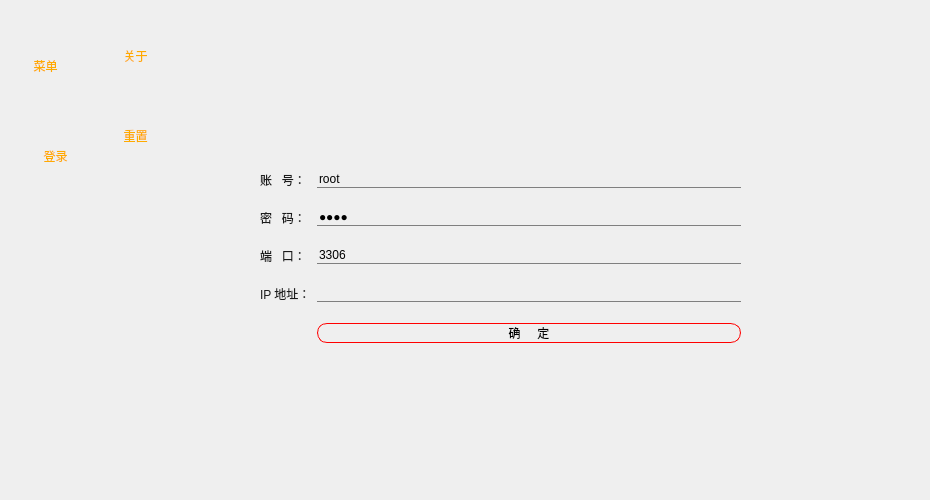
<?xml version="1.0" encoding="UTF-8"?>
<ui version="4.0">
 <class>Form</class>
 <widget class="QWidget" name="Form">
  <property name="enabled">
   <bool>true</bool>
  </property>
  <property name="geometry">
   <rect>
    <x>0</x>
    <y>0</y>
    <width>930</width>
    <height>500</height>
   </rect>
  </property>
  <property name="minimumSize">
   <size>
    <width>930</width>
    <height>500</height>
   </size>
  </property>
  <property name="maximumSize">
   <size>
    <width>928</width>
    <height>498</height>
   </size>
  </property>
  <property name="windowTitle">
   <string>Form</string>
  </property>
  <property name="styleSheet">
   <string notr="true">QWidget#Form{
	
	
	border-image: url(:/con/configs.jpg);
}
</string>
  </property>
  <widget class="QPushButton" name="register_menu_btn">
   <property name="geometry">
    <rect>
     <x>10</x>
     <y>30</y>
     <width>71</width>
     <height>71</height>
    </rect>
   </property>
   <property name="styleSheet">
    <string notr="true">QPushButton{
border-radius:35px;
background-color:transparent;
color:rgb(255, 170, 0);
font: 14pt &quot;隶书&quot;;}
QPushButton:hover{
border-radius:35px;
background-color:rgb(255, 255, 255);
color: rgb(255, 85, 0);
font: 14pt &quot;隶书&quot;;}
QPushButton:pressed{
border-radius:35px;
background-color:rgb(255, 255, 255);
color:rgb(112, 112, 112);
font: 14pt &quot;隶书&quot;;}
QPushButton:checked{
border-radius:35px;
background-color:transparent;
color: rgb(170, 255, 127);
font: 14pt &quot;隶书&quot;;}
</string>
   </property>
   <property name="text">
    <string>菜单</string>
   </property>
   <property name="checkable">
    <bool>true</bool>
   </property>
  </widget>
  <widget class="QPushButton" name="registert_about_btn">
   <property name="geometry">
    <rect>
     <x>100</x>
     <y>20</y>
     <width>71</width>
     <height>71</height>
    </rect>
   </property>
   <property name="styleSheet">
    <string notr="true">QPushButton{
border-radius:35px;
background-color:transparent;
color:rgb(255, 170, 0);
font: 14pt &quot;隶书&quot;;}
QPushButton:hover{
border-radius:35px;
background-color:rgb(255, 255, 255);
color: rgb(255, 85, 0);
font: 14pt &quot;隶书&quot;;}
QPushButton:pressed{
border-radius:35px;
background-color:transparent;
color:rgb(255, 0, 0);
font: 14pt &quot;隶书&quot;;}</string>
   </property>
   <property name="text">
    <string>关于</string>
   </property>
  </widget>
  <widget class="QPushButton" name="register_reset_btn">
   <property name="geometry">
    <rect>
     <x>100</x>
     <y>100</y>
     <width>71</width>
     <height>71</height>
    </rect>
   </property>
   <property name="styleSheet">
    <string notr="true">QPushButton{
border-radius:35px;
background-color:transparent;
color:rgb(255, 170, 0);
font: 14pt &quot;隶书&quot;;}
QPushButton:hover{
border-radius:35px;
background-color:rgb(255, 255, 255);
color: rgb(255, 85, 0);
font: 14pt &quot;隶书&quot;;}
QPushButton:pressed{
border-radius:35px;
background-color:transparent;
color:rgb(255, 0, 0);
font: 14pt &quot;隶书&quot;;}</string>
   </property>
   <property name="text">
    <string>重置</string>
   </property>
  </widget>
  <widget class="QPushButton" name="register_logon_btn">
   <property name="geometry">
    <rect>
     <x>20</x>
     <y>120</y>
     <width>71</width>
     <height>71</height>
    </rect>
   </property>
   <property name="styleSheet">
    <string notr="true">QPushButton{
border-radius:35px;
background-color:transparent;
color:rgb(255, 170, 0);
font: 14pt &quot;隶书&quot;;}
QPushButton:hover{
border-radius:35px;
background-color:rgb(255, 255, 255);
color: rgb(255, 85, 0);
font: 14pt &quot;隶书&quot;;}
QPushButton:pressed{
border-radius:35px;
background-color:transparent;
color:rgb(255, 0, 0);
font: 14pt &quot;隶书&quot;;}</string>
   </property>
   <property name="text">
    <string>登录</string>
   </property>
  </widget>
  <widget class="QWidget" name="layoutWidget">
   <property name="geometry">
    <rect>
     <x>260</x>
     <y>171</y>
     <width>481</width>
     <height>331</height>
    </rect>
   </property>
   <property name="styleSheet">
    <string>background-color:transparent;
color:rgb(109, 109, 109);
border:none;
border-bottom:1px solid lightgray;
</string>
   </property>
   <layout class="QFormLayout" name="formLayout">
    <property name="verticalSpacing">
     <number>20</number>
    </property>
    <item row="0" column="0">
     <widget class="QLabel" name="label_4">
      <property name="styleSheet">
       <string notr="true">color: rgb(27, 27, 27);
font: 14pt &quot;隶书&quot;;
border:none</string>
      </property>
      <property name="text">
       <string>账   号：</string>
      </property>
     </widget>
    </item>
    <item row="1" column="0">
     <widget class="QLabel" name="label">
      <property name="styleSheet">
       <string notr="true">color: rgb(27, 27, 27);
font: 14pt &quot;隶书&quot;;
border:none</string>
      </property>
      <property name="text">
       <string>密   码：</string>
      </property>
     </widget>
    </item>
    <item row="1" column="1">
     <widget class="QLineEdit" name="register_password_lineedit">
      <property name="styleSheet">
       <string notr="true">background-color:transparent;
border:none;
border-bottom:1px solid rgb(127, 127, 127);
color:rgb(0, 0, 0);
font: 14pt &quot;黑体&quot;;
</string>
      </property>
      <property name="text">
       <string>root</string>
      </property>
      <property name="echoMode">
       <enum>QLineEdit::PasswordEchoOnEdit</enum>
      </property>
     </widget>
    </item>
    <item row="2" column="0">
     <widget class="QLabel" name="label_2">
      <property name="styleSheet">
       <string notr="true">color: rgb(27, 27, 27);
font: 14pt &quot;隶书&quot;;
border:none</string>
      </property>
      <property name="text">
       <string>端   口：</string>
      </property>
     </widget>
    </item>
    <item row="2" column="1">
     <widget class="QLineEdit" name="register_port_lineedit">
      <property name="styleSheet">
       <string notr="true">background-color:transparent;
border:none;
border-bottom:1px solid rgb(127, 127, 127);
color:rgb(0, 0, 0);
font: 14pt &quot;黑体&quot;;
</string>
      </property>
      <property name="text">
       <string>3306</string>
      </property>
     </widget>
    </item>
    <item row="3" column="0">
     <widget class="QLabel" name="label_3">
      <property name="styleSheet">
       <string notr="true">color: rgb(27, 27, 27);
font: 14pt &quot;隶书&quot;;
border:none</string>
      </property>
      <property name="text">
       <string>IP 地址：</string>
      </property>
     </widget>
    </item>
    <item row="4" column="1">
     <widget class="QPushButton" name="register_register_btn">
      <property name="enabled">
       <bool>false</bool>
      </property>
      <property name="styleSheet">
       <string notr="true">QPushButton{
	border-radius:10px;
	background-color:transparent;
	color:rgb(0, 0, 0);
	border-color: rgb(0, 0, 0);
	font: 16pt &quot;隶书&quot;;
}
QPushButton:hover{
	border-radius:10px;
	background-color:rgb(255, 255, 255);
	color:rgb(0, 0, 0);
	font: 17pt &quot;隶书&quot;;
}
QPushButton:pressed{
	border-radius:10px;
	background-color:transparent;
	background-color:rgb(255, 255, 255);
	color:rgb(0, 170, 0);
	font: 17pt &quot;隶书&quot;;
}
QPushButton:disabled{	
	background-color:transparent;
	border:1px solid rgb(127, 127, 127);
	border-color: rgb(255, 0, 0);
	font: 16pt &quot;隶书&quot;;
}</string>
      </property>
      <property name="text">
       <string>确     定</string>
      </property>
      <property name="checkable">
       <bool>false</bool>
      </property>
     </widget>
    </item>
    <item row="0" column="1">
     <widget class="QLineEdit" name="register_username_lineedit">
      <property name="styleSheet">
       <string notr="true">background-color:transparent;
border:none;
border-bottom:1px solid rgb(127, 127, 127);
color:rgb(0, 0, 0);
font: 14pt &quot;黑体&quot;;
</string>
      </property>
      <property name="text">
       <string>root</string>
      </property>
     </widget>
    </item>
    <item row="3" column="1">
     <widget class="QLineEdit" name="register_ip_lineedit">
      <property name="styleSheet">
       <string notr="true">background-color:transparent;
border:none;
border-bottom:1px solid rgb(127, 127, 127);
color:rgb(0, 0, 0);
font: 14pt &quot;黑体&quot;;
</string>
      </property>
      <property name="text">
       <string/>
      </property>
     </widget>
    </item>
   </layout>
  </widget>
 </widget>
 <resources>
  <include location="../images/config.qrc"/>
 </resources>
 <connections/>
 <slots>
  <slot>show_hide_menu()</slot>
  <slot>about_lk()</slot>
  <slot>reset_lk()</slot>
  <slot>logon_lk()</slot>
  <slot>register_lk()</slot>
  <slot>register_username_password_repassword_lineedit_lk()</slot>
 </slots>
</ui>
